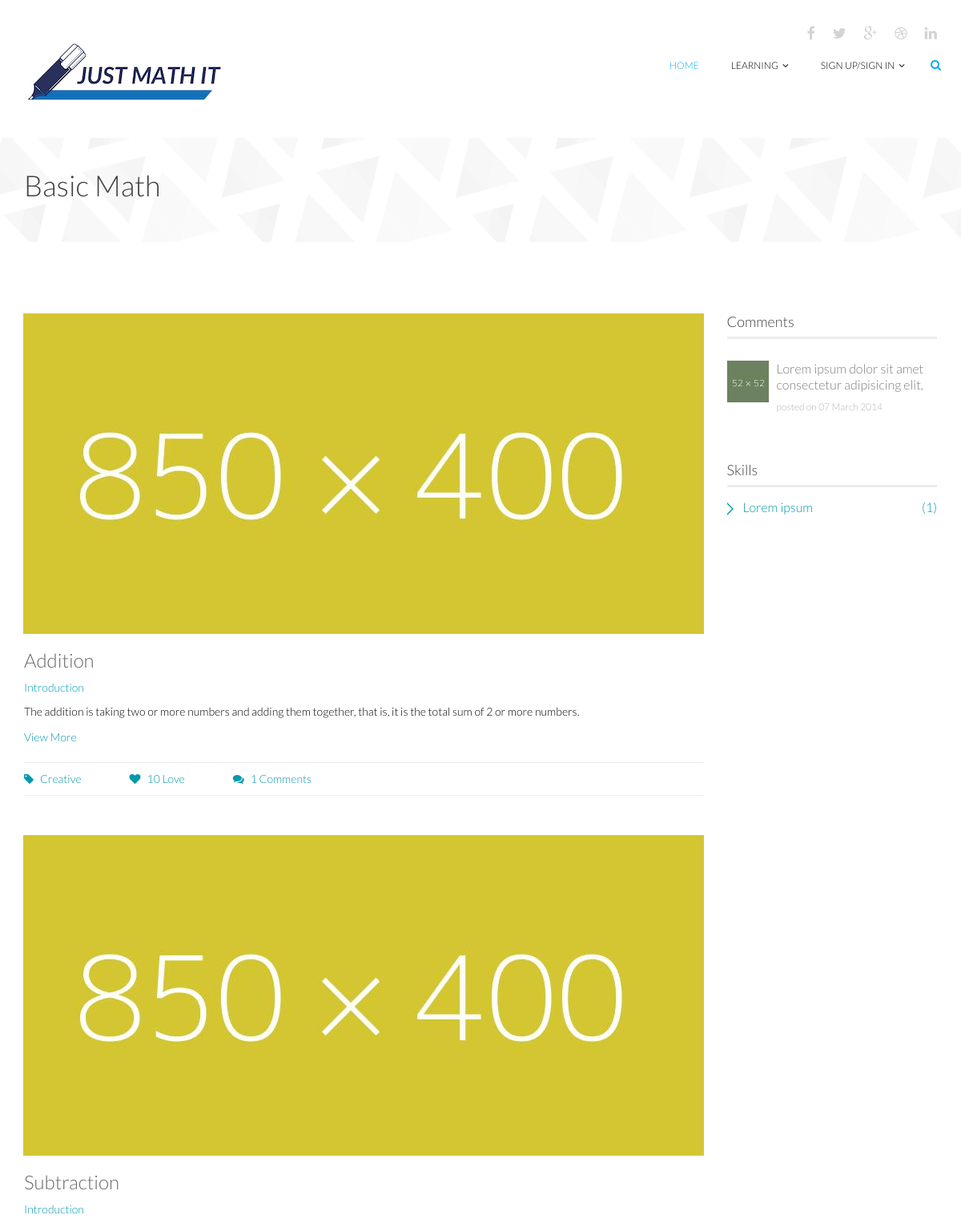
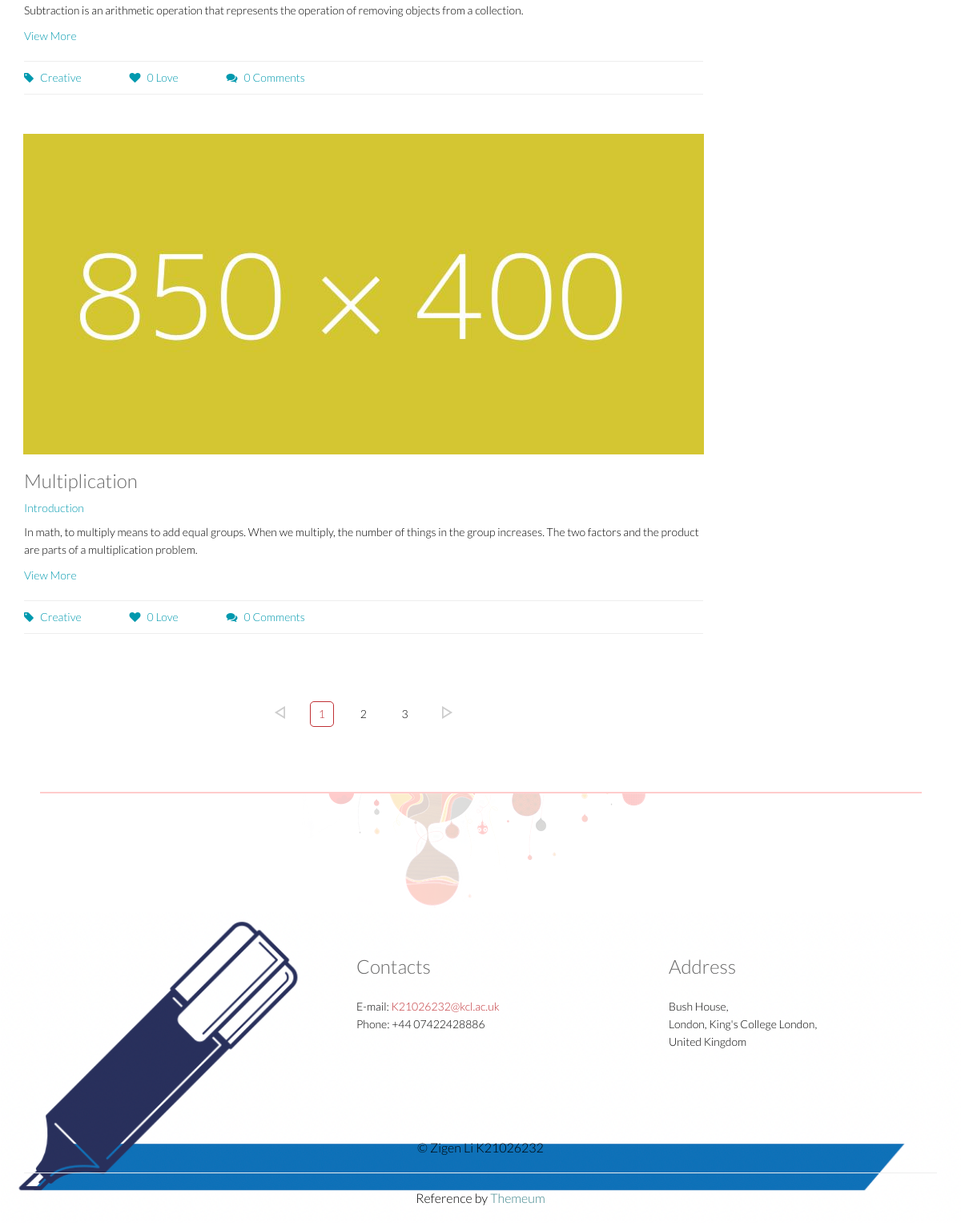
Page /topics/Basic Math/ on the committed database (2 pictures, top to bottom).
### models.py (models this page shows)
class Topics(db.Model):
    topic_id = db.Column(db.Integer, primary_key=True)
    topic_name = db.Column(db.String(128), index=True, unique=True)

class Skills(db.Model):
    skill_id = db.Column(db.Integer, primary_key=True)
    skill_name = db.Column(db.String(128), nullable=True)
    skill_introduction = db.Column(db.String(128), nullable=True)
    like = db.Column(db.String(128))
    topic_id = db.Column(db.Integer, db.ForeignKey('topics.topic_id'))

### app.py (the view)
@app.route('/topics/<topic>/', methods=['GET', 'POST'])
def topics(topic):
    name = session.get('NAME')
    topic_ = Topics.query.filter(Topics.topic_name == topic).first()
    page = int(request.args.get('page', 1))
    per_page = int(request.args.get('per_page', 3))
    paginate = Skills.query.filter(Skills.topic_id == topic_.topic_id).paginate(page, per_page, error_out=False)
    comments = []
    skills = paginate.items
    for skill in skills:
        comments.append(Comments.query.filter(Comments.skill_id == skill.skill_id).count())
    return render_template('topics.html', name = name, topic=topic, skills=paginate.items, paginate=paginate, comments = comments)

### templates/topics.html (shortened to what this page needs)
<!DOCTYPE html>
<html lang="en">
{% extends "base.html" %}
{% block mainContent %}
    <section id="page-breadcrumb">
        <div class="vertical-center sun">
             <div class="container">
                <div class="row">
                    <div class="action">
                        <div class="col-sm-12">
                            <h1 class="title">{{ topic }}
                            </h1>
                        </div>
                    </div>
                </div>
            </div>
        </div>
   </section>
    <section id="blog" class="padding-top">
        <div class="container">
            <div class="row">
                <div class="col-md-9 col-sm-7">
                    <div class="row">
                        {% for i in range(skills|length) %}
                         <div class="col-sm-12 col-md-12">
                            <div class="single-blog single-column">
                                <div class="post-thumb">
                                    <a href="blogdetails.html"><img src="images/blog/7.jpg" class="img-responsive" alt=""></a>
                                </div>
                                <div class="post-content overflow">
                                    <h2 class="post-title bold"><a href="#">{{ skills[i].skill_name }}</a></h2>
                                    <h3 class="post-author"><a href="#">Introduction</a></h3>
                                    <p>{{ skills[i].skill_introduction }}</p>
                                    <a href="#" class="read-more">View More</a>
                                    <div class="post-bottom overflow">
                                        <ul class="nav navbar-nav post-nav">
                                            <li><a href="#"><i class="fa fa-tag"></i>Creative</a></li>
                                            <li><a href="#"><i class="fa fa-heart"></i>{{ skills[i].like }} Love</a></li>
                                            <li><a href="#"><i class="fa fa-comments"></i>{{ comments[i] }} Comments</a></li>
                                        </ul>
                                    </div>
                                </div>
                            </div>
                        </div>
                        {% endfor %}
                    </div>
                    <div class="blog-pagination">
                        <ul class="pagination">
                            <li class="page-item ">
                                    <a href="{{ url_for('topics',topic = topic, page=paginate.prev_num)}}">left</a>
                            </li>
                            {% for i in paginate.iter_pages() %}
                                {% if i == paginate.page %}
                                    <li class="active">
                                        <a href="{{ url_for('topics',topic = topic, page=i)}}">{{ i }}</a>
                                    </li>
                                {% else %}
                                    <li>
                                        <a href="{{ url_for('topics',topic = topic, page=i) }}">{{ i }}</a>
                                    </li>
                                {% endif %}
                            {% endfor %}
                            <li>
                                <a href="{{ url_for('topics',topic = topic, page=paginate.next_num)}}">right</a>
                            </li>
                        </ul>
                    </div>
                 </div>
                <div class="col-md-3 col-sm-5">
                    <div class="sidebar blog-sidebar">
                        <div class="sidebar-item  recent">
                            <h3>Comments</h3>
                            <div class="media">
                                <div class="pull-left">
                                    <a href="#"><img src="images/portfolio/project1.jpg" alt=""></a>
                                </div>
                                <div class="media-body">
                                    <h4><a href="#">Lorem ipsum dolor sit amet consectetur adipisicing elit,</a></h4>
                                    <p>posted on  07 March 2014</p>
                                </div>
                            </div>
                        </div>
                        <div class="sidebar-item categories">
                            <h3>Skills</h3>
                            <ul class="nav navbar-stacked">
                                <li class="active"><a href="#">Lorem ipsum<span class="pull-right">(1)</span></a></li>
                            </ul>
                        </div>
                    </div>
                </div>
            </div>
        </div>
    </section>
</html>
{% endblock %}

### templates/base.html (shortened to what this page needs)
<!DOCTYPE html>
<html lang="en">
<head>
    <link href="{{ url_for('static',filename='css/bootstrap.min.css') }}" rel="stylesheet">
    <link href="{{ url_for('static',filename='css/font-awesome.min.css') }}" rel="stylesheet">
    <link href="{{ url_for('static',filename='css/animate.min.css') }}" rel="stylesheet">
    <link href="{{ url_for('static',filename='css/lightbox.css') }}" rel="stylesheet">
	<link href="{{ url_for('static',filename='css/main.css') }}" rel="stylesheet">
	<link href="{{ url_for('static',filename='css/responsive.css') }}" rel="stylesheet">
</head>
<body>
<header id="header">
        <div class="container">
            <div class="row">
                <div class="col-sm-12 overflow">
                   <div class="social-icons pull-right">
                        <ul class="nav nav-pills">
                            <li><a href=""><i class="fa fa-facebook"></i></a></li>
                            <li><a href=""><i class="fa fa-twitter"></i></a></li>
                            <li><a href=""><i class="fa fa-google-plus"></i></a></li>
                            <li><a href=""><i class="fa fa-dribbble"></i></a></li>
                            <li><a href=""><i class="fa fa-linkedin"></i></a></li>
                        </ul>
                    </div>
                </div>
             </div>
        </div>
        <div class="navbar navbar-inverse" role="banner">
            <div class="container">
                <div class="navbar-header">
                    <a class="navbar-brand" href="{{ url_for('index') }}">
                        <h1><img src="{{ url_for("static",filename="images/logo.png") }}" alt="logo"></h1>
                    </a>
                </div>
                <div class="collapse navbar-collapse">
                    <ul class="nav navbar-nav navbar-right">
                        <li class="active"><a href="{{ url_for("index") }}">Home</a></li>
                        <li class="dropdown"><a href="#">Learning<i class="fa fa-angle-down"></i></a>
                        </li>
                        {% if name %}
                        <li class="dropdown"><a href="{{ url_for("index") }}">Dear {{ name }}<i class="fa fa-angle-down"></i></a>
                            <ul role="menu" class="sub-menu">
                                <li><a href="{{ url_for("profile") }}">My Profile</a></li>
                                <li><a href="{{ url_for("logout") }}">Log Out</a></li>
                            </ul>
                        </li>
                        {% else %}
                        <li class="dropdown"><a href="">Sign Up/Sign In<i class="fa fa-angle-down"></i></a>
                        {% endif %}
                    </ul>
                </div>
                <div class="search">
                    <form role="form">
                        <i class="fa fa-search"></i>
                    </form>
                </div>
            </div>
        </div>
    </header>
    {% block mainContent %}{% endblock %}
    <footer id="footer">
        <div class="container">
            <div class="row">
                <div class="col-sm-12 text-center bottom-separator">
                    <img src="{{ url_for('static',filename='images/home/under.png') }}" class="img-responsive inline" alt="">
                </div>
                <div class="col-md-4 col-sm-6">
                </div>
                <div class="col-md-4 col-sm-6">
                    <div class="contact-info bottom">
                        <h2>Contacts</h2>
                        <address>
                        E-mail: <a href="mailto:someone@example.com">K21026232@kcl.ac.uk</a> <br>
                        Phone: +44 07422428886 <br>
                        </address>
                    </div>
                </div>
                <div class="col-md-4 col-sm-6">
                    <div class="contact-info bottom">
                <h2>Address</h2>
                        <address>
                        Bush House, <br>
                        London, King's College London, <br>
                        United Kingdom <br>
                        </address>
                    </div>
                </div>
                <div class="col-sm-12">
                    <div class="copyright-text text-center">
                        <p>&copy; Zigen Li K21026232 </p>
                        <hr>
                        <p>Reference by <a target="_blank" href="http://www.themeum.com">Themeum</a></p>
                    </div>
                </div>
            </div>
        </div>
    </footer>
</body>
</html>

### rows in the picture
Topics: topic_name "Basic Math"
Skills: skill_name "Addition", skill_introduction "The addition is taking two or more numbers and adding them together, that is, it is the total sum of 2 or more numbers.", like "10"
Skills: skill_name "Subtraction", skill_introduction "Subtraction is an arithmetic operation that represents the operation of removing objects from a collection.", like "0"
Skills: skill_name "Multiplication", skill_introduction "In math, to multiply means to add equal groups. When we multiply, the number of things in the group increases. The two factors and the product are parts of a multiplication problem.", like "0"

### other values in the picture
{{ comments[i] }} "1" "0" "0"
{{ i }} "1"
{{ i }} "2" "3"
